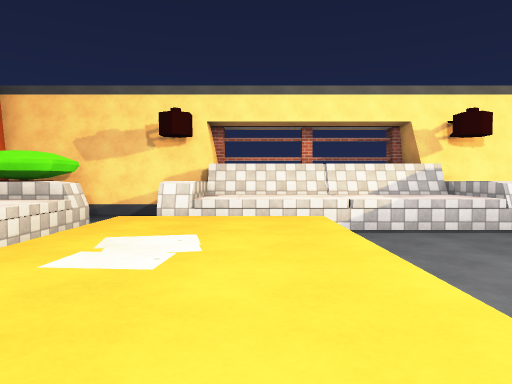
View 1 (above)

24 first-person views from a walk through a 3-D level made in the Unity game engine. The camera is 1.5 m above the floor, tilts 2° down and sees 70° across. The floor is counted in squares, 2 m on a side. Each view is taken from the middle of a square. On the plan, view 1 faces up. The plan holds only what a view shows up to about 11 squares ahead; the rest is blank. Some surface patterns are stand-ins.

View 2
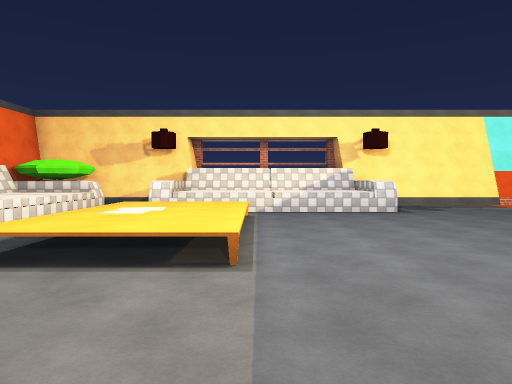

View 3
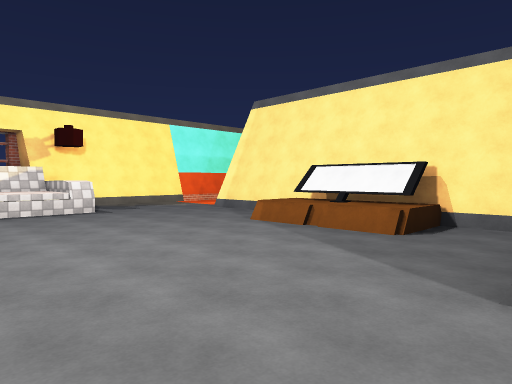

View 4
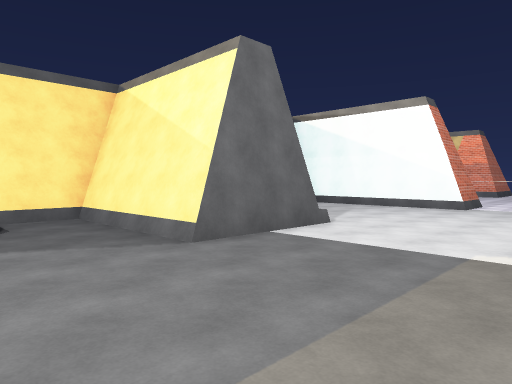

View 5
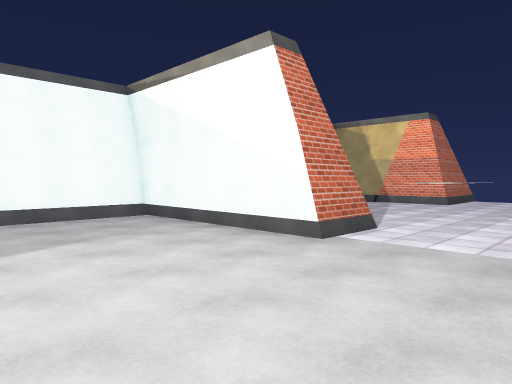

View 6
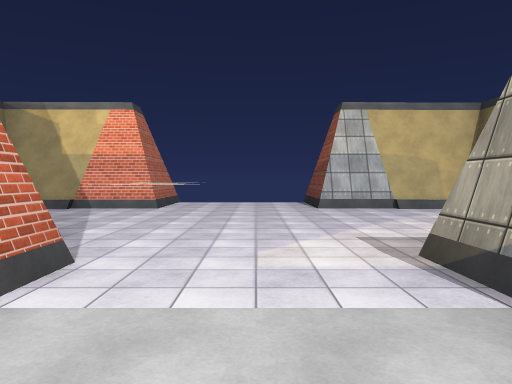

View 7
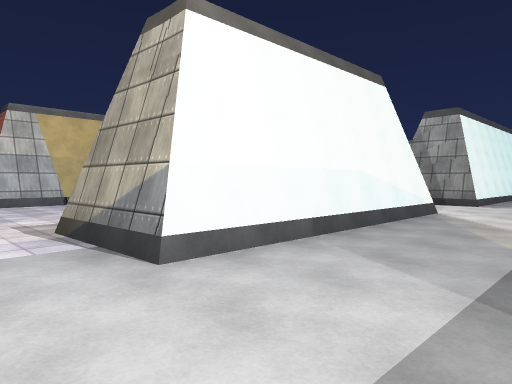

View 8
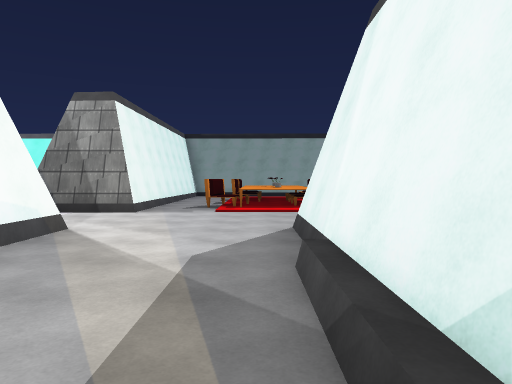

View 9
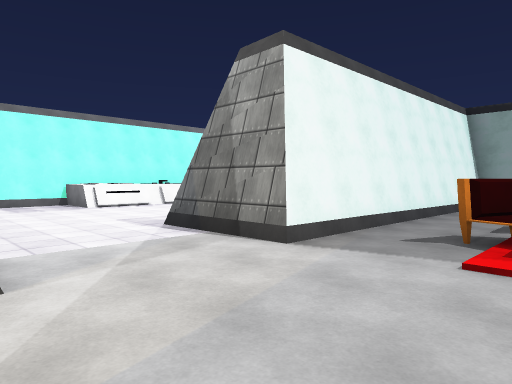

View 10
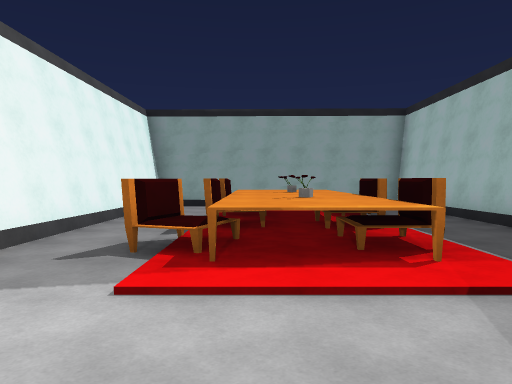

View 11
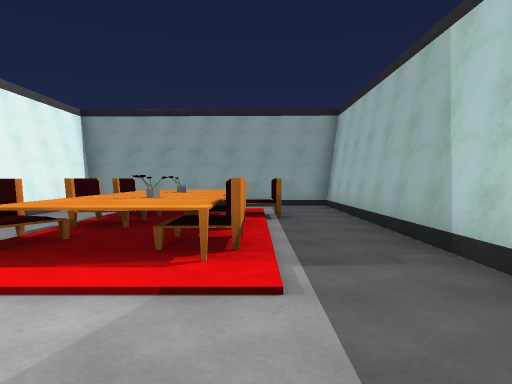

View 12
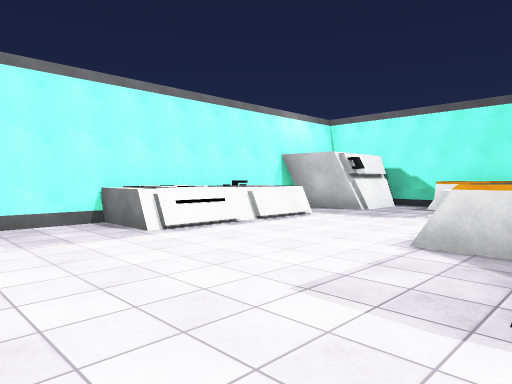

View 13
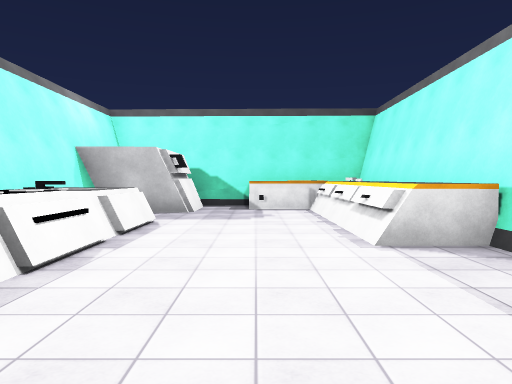

View 14
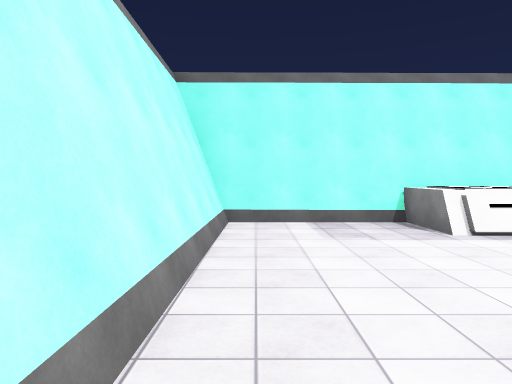

View 15
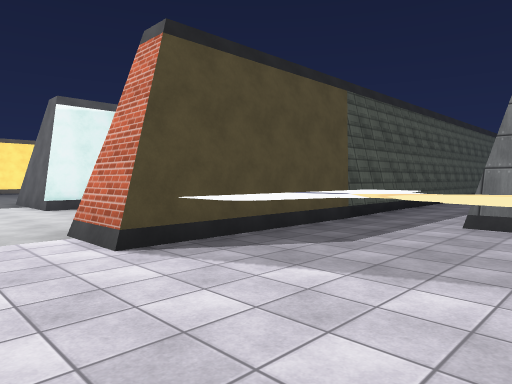

View 16
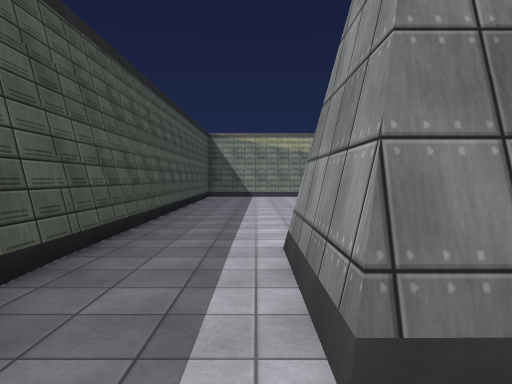

View 17
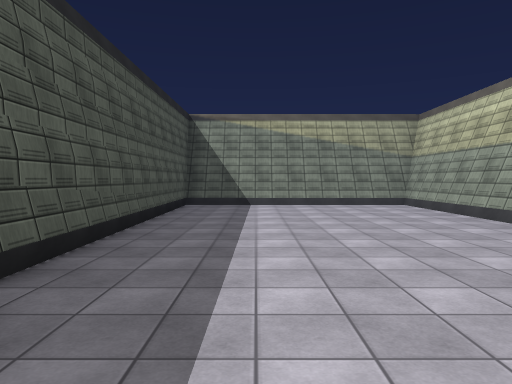

View 18
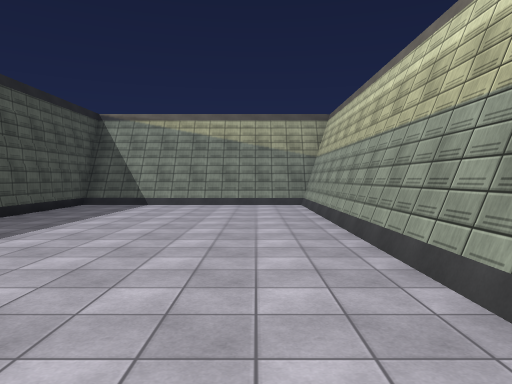

View 19
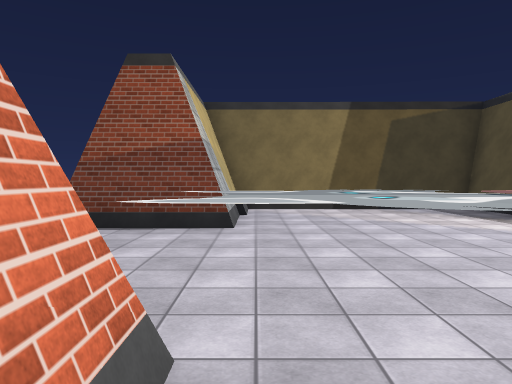

View 20
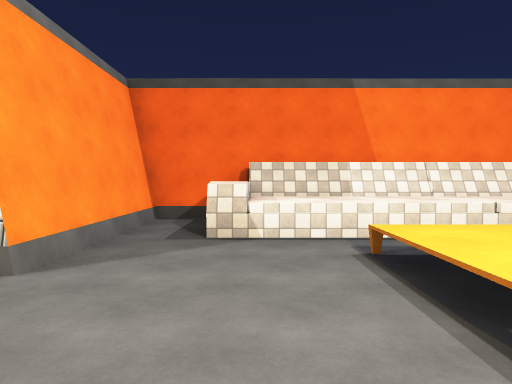

View 21
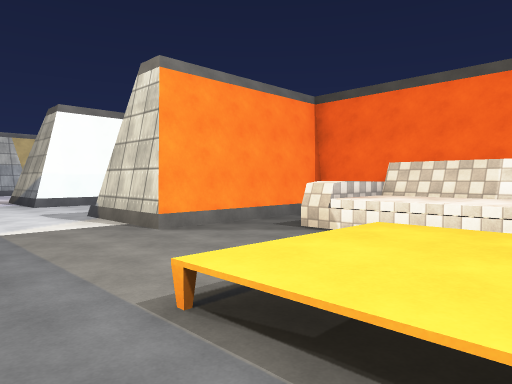

View 22
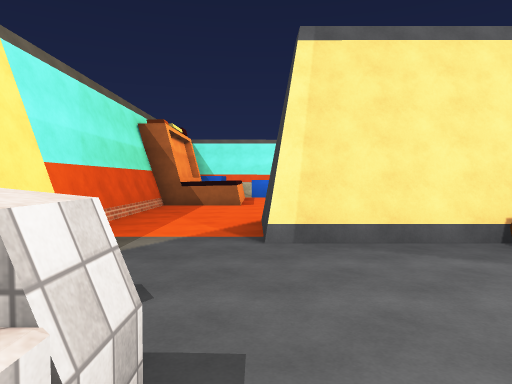

View 23
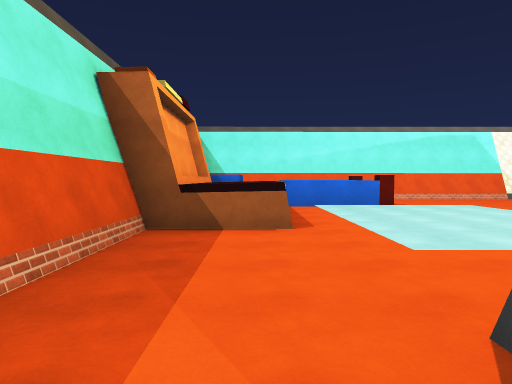

View 24
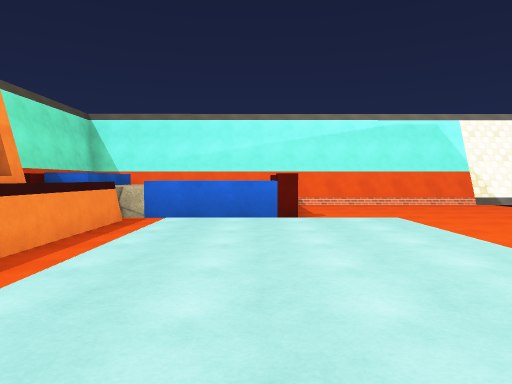

### Floor plan
Key: @ floor where view 1 was taken; # wall or solid block; x gap in a wall; . main floor; : floor 0.25 m higher than the main floor; + floor 1 m higher than the main floor; / step, stairs or slope; = window, fence, low wall or low ledge; ^ raised ledge.
Columns run from 19 left of view 1 to 22 right of it. Each row starts with its distance up from view 1.
  8                ####    ###########   #
  7               ##. ^^^^^^.........^^^^^^^^
  6               # . ^^^^^^.........^^^^^ ^
  5               #^^.x....=.............^^
  4               #^^.^^.......##..:::::/^^
  3               #^^.^^.......#  .:::::/^^ ^
  2               #^^.^^.....^^#   :::::/....#
  1               #^^.^^.....^##    ::::/....#
  0               #^^..@.....^##      .......#
 -1              ##^^........^^#       ......#
 -2 #########    #.............#         ....#
 -3 #..........  ######....#####          ...#
 -4 #..#/.......  ### #....##               .#
 -5 #  +++/+....#######....##                #
 -6 #  +++++................
 -7 # .....#..................##
 -8 #.........................##
 -9 #########...#######.......##
-10        ##...  ### #...######
-11 ######## ...  #####...####################
-12 # ^^^^^^....# #..........................#
-13 #^^.........# #..........................#
-14 #^..........# #......^^....### ..........#
-15 #...........# #......^^..      ..........#
-16 ####.^^^^...# #.......^^.     ...........#
-17    #.^^^^...# #.......^^..     ..........#
-18    ########## #####....####     ##########
-19                   #....#
-20                   #

Positions as (right, up) in squares from view 1, and headings:
1: (0, 0), facing up
2: (1, -3), facing up
3: (1, -3), facing up-right
4: (0, 0), facing down-right
5: (0, -6), facing down-right
6: (1, -8), facing down
7: (1, -6), facing down-left
8: (-2, -6), facing left
9: (-7, -6), facing down-left
10: (-8, -6), facing left
11: (-8, -4), facing left
12: (-8, -11), facing down-left
13: (-8, -14), facing left
14: (-8, -11), facing down
15: (1, -15), facing up-right
16: (6, -13), facing right
17: (11, -13), facing right
18: (11, -16), facing right
19: (5, -17), facing left
20: (2, -1), facing left
21: (2, 2), facing down-left
22: (3, 5), facing right
23: (8, 6), facing right
24: (11, 3), facing right
